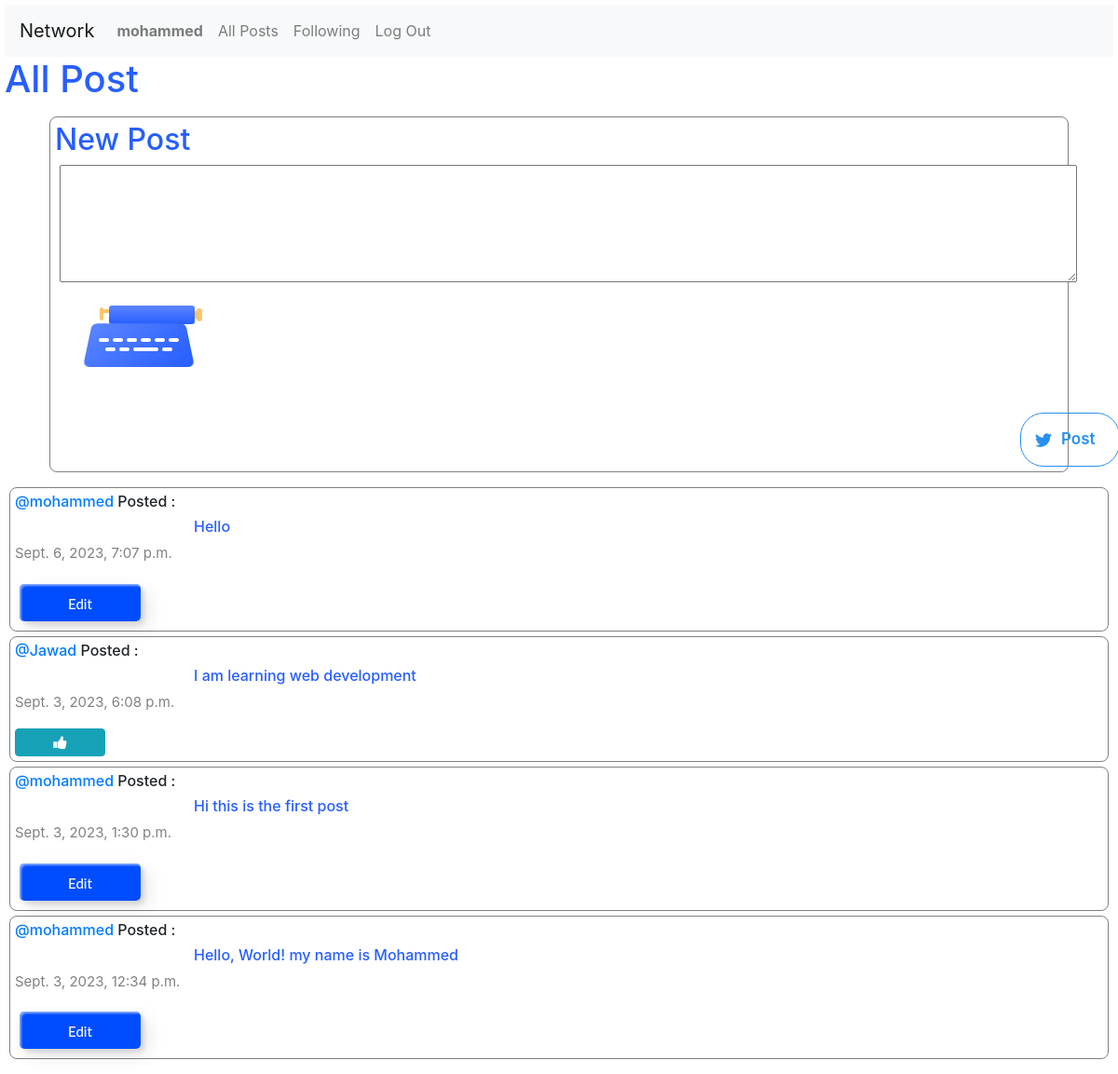
/ (signed in), run on the app's committed database.
### network/models.py (models this page shows, shortened)
class User(AbstractUser):
    pass

class Post(models.Model):
    user = models.ForeignKey(User , on_delete=models.CASCADE , related_name="userPosts")
    content = models.CharField(max_length=255)
    date = models.DateTimeField(auto_now_add=True)

### network/views.py (the view)
# urls.py: path("", views.index, name="index"),
def index(request):
    posts = Post.objects.all().order_by("id").reverse()
    paginator = Paginator(posts , 10)
    page_number = request.GET.get('page')
    page_posts = paginator.get_page(page_number)
    likes = Like.objects.all()
    likedWho = []
    try:
        for like in likes:
            if like.user.id == request.user.id:
                likedWho.append(like.post.id)
    except:
        likedWho = []
    return render(request, "network/index.html", {
        "posts":posts,
        "page_posts":page_posts,
        "likedWho" : likedWho
    })

### network/templates/network/index.html (shortened to what this page needs)
{% extends "network/layout.html" %}
{% block body %}
{% if user.is_authenticated %}
    <h1 id="blue">All Post</h1>
    <div id="Posts-Border" class="my-3 mx-5">
        <h2 id="blue">New Post</h2>
    <form action="{% url 'newPost' %}" method="POST">
        <div class="row" >
        <textarea name="content"  cols="130" rows="5"></textarea>
        <div class="typewriter">
            <div class="slide"><i></i></div>
            <div class="paper"></div>
            <div class="keyboard"></div>
        </div>
    </div>
        <br>
        <button class="post-button">
            <span>Post</span>
        </button>
    </form>
</div>
{% endif %}
        <div class="posts">
            {% for post in page_posts%}
                <div id="posts">
                    <h6> <a  style="text-decoration: none;" href="{% url 'profile' user_id=post.user.id %}">@{{post.user}}</a> Posted :</h6>
                    <h6 style="padding-left: 12rem; color: #275EFE;" id="content_{{post.id}}">{{post.content}}</h6>
                    <p id="date">{{post.date}}</p>
                    {% if user.is_authenticated %}
                        {% if user == post.user%}
                            <button class="custom-btn btn-2" data-toggle="modal" data-target = "#modal_edit_post_{{post.id}}">Edit</button>
                            {% else %}
                            {% if post.id in likedWho %}
                            <button id="{{post.id}}" class="btn btn-info fa fa-thumbs-down col-1" onclick="likeHandler({{post.id}}, {{likedWho}})"></button>
                            {% else %}
                            <button id="{{post.id}}"  class="btn btn-info fa fa-thumbs-up col-1"  onclick="likeHandler({{post.id}}, {{likedWho}})"></button>
                            {% endif %}
                        {% endif %}
                    {% endif %}
                </div>
            {% endfor %}
{% endblock %}

### network/templates/network/layout.html (shortened to what this page needs)
{% load static %}
<!DOCTYPE html>
<html lang="en">
    <head>
        <link rel="stylesheet" href="https://stackpath.bootstrapcdn.com/bootstrap/4.4.1/css/bootstrap.min.css">
        <link href="{% static 'network/styles.css' %}" rel="stylesheet">
        <link rel="stylesheet" href="https://cdnjs.cloudflare.com/ajax/libs/font-awesome/4.7.0/css/font-awesome.min.css">
    </body>
    </head>
    <body>
        <nav  class="navbar navbar-expand-lg navbar-light bg-light">
            <a  class="navbar-brand" href="{% url 'index' %}">Network</a>
            <div>
              <ul class="navbar-nav mr-auto">
                {% if user.is_authenticated %}
                    <li class="nav-item">
                        <a class="nav-link" href="{% url 'profile' user_id=user.id %}"><strong>{{ user.username }}</strong></a>
                    </li>
                {% endif %}
                <li class="nav-item">
                  <a class="nav-link" href="{% url 'index' %}">All Posts</a>
                </li>
                {% if user.is_authenticated %}
                    <li class="nav-item">
                        <a class="nav-link" href="{% url 'following' %}">Following</a>
                    </li>
                    <li class="nav-item">
                        <a class="nav-link" href="{% url 'logout' %}">Log Out</a>
                    </li>
                {% endif %}
              </ul>
            </div>
          </nav>
        <div class="body">
            {% block body %}
            {% endblock %}
        </div>
    </body>
</html>

### network/static/network/styles.css (style rules this page uses)
body { margin: 5px; }
#Posts-Border , #posts { border: 1px solid gray; padding: 5px; border-radius: 8px; margin: 5px; }
#date { color: gray; font-size: 15px; }
#blue { color:#275EFE ; }
form { padding-left: 20px; }
.typewriter { --blue: #5C86FF; --blue-dark: #275EFE; --key: #fff; --paper: #EEF0FD; --text: #D3D4EC; --tool: #FBC56C; --duration: 3s; position: relative; -webkit-animation: bounce05 var(--duration) linear infinite; animation: bounce05 var(--duration) linear infinite; margin: 25px; }
.typewriter .slide { width: 92px; height: 20px; border-radius: 3px; margin-left: 14px; transform: translateX(14px); background: linear-gradient(var(--blue), var(--blue-dark)); -webkit-animation: slide05 var(--duration) ease infinite; animation: slide05 var(--duration) ease infinite; }
.typewriter .slide:before, .typewriter .slide:after, .typewriter .slide i:before { content: ""; position: absolute; background: var(--tool); }
.typewriter .slide:before { width: 2px; height: 8px; top: 6px; left: 100%; }
.typewriter .slide:after { left: 94px; top: 3px; height: 14px; width: 6px; border-radius: 3px; }
.typewriter .slide i { display: block; position: absolute; right: 100%; width: 6px; height: 4px; top: 4px; background: var(--tool); }
.typewriter .slide i:before { right: 100%; top: -2px; width: 4px; border-radius: 2px; height: 14px; }
.typewriter .paper { position: absolute; left: 24px; top: -26px; width: 40px; height: 46px; border-radius: 5px; background: var(--paper); transform: translateY(46px); -webkit-animation: paper05 var(--duration) linear infinite; animation: paper05 var(--duration) linear infinite; }
.typewriter .paper:before { content: ""; position: absolute; left: 6px; right: 6px; top: 7px; border-radius: 2px; height: 4px; transform: scaleY(0.8); background: var(--text); box-shadow: 0 12px 0 var(--text), 0 24px 0 var(--text), 0 36px 0 var(--text); }
.typewriter .keyboard { width: 120px; height: 56px; margin-top: -10px; z-index: 1; position: relative; }
.typewriter .keyboard:before, .typewriter .keyboard:after { content: ""; position: absolute; }
.typewriter .keyboard:before { top: 0; left: 0; right: 0; bottom: 0; border-radius: 7px; background: linear-gradient(135deg, var(--blue), var(--blue-dark)); transform: perspective(10px) rotateX(2deg); transform-origin: 50% 100%; }
.typewriter .keyboard:after { left: 2px; top: 25px; width: 11px; height: 4px; border-radius: 2px; box-shadow: 15px 0 0 var(--key), 30px 0 0 var(--key), 45px 0 0 var(--key), 60px 0 0 var(--key), 75px 0 0 var(--key), 90px 0 0 var(--key), 22px 10px 0 var(--key), 37px 10px 0 var(--key), 52px 10px 0 var(--key), 60px 10px 0 var(--key), 68px 10px 0 var(--key), 83px 10px 0 var(--key); -webkit-animation: keyboard05 var(--duration) linear infinite; animation: keyboard05 var(--duration) linear infinite; }
.post-button { background: transparent; position: relative; padding: 5px 15px; display: flex; align-items: center; font-size: 17px; font-weight: 600; text-decoration: none; cursor: pointer; border: 1px solid rgb(40, 144, 241); border-radius: 25px; outline: none; overflow: hidden; color: rgb(40, 144, 241); transition: color 0.3s 0.1s ease-out; text-align: center; margin-left: 63.5rem; }
.post-button span { margin: 10px; }
.post-button::before { position: absolute; top: 0; left: 0; right: 0; bottom: 0; margin: auto; content: ''; border-radius: 50%; display: block; width: 20em; height: 20em; left: -5em; text-align: center; transition: box-shadow 0.5s ease-out; z-index: -1; }
.custom-btn { width: 130px; height: 40px; color: #fff; border-radius: 5px; padding: 10px 25px; font-family: 'Lato', sans-serif; font-weight: 500; background: transparent; cursor: pointer; transition: all 0.3s ease; position: relative; display: inline-block; box-shadow: inset 2px 2px 2px 0px rgba(255,255,255,.5), 7px 7px 20px 0px rgba(0,0,0,.1), 4px 4px 5px 0px rgba(0,0,0,.1); outline: none; font-size: 15px; margin:5px; }
.btn-2 { background: #004dff; background: linear-gradient(0deg, #004dff 0%, #004dff 100%); border: none; }
.btn-2:before { height: 0%; width: 2px; }

### data on the page
User: username "mohammed"
Post: user "mohammed", content "Hello", date "Sept. 6, 2023, 7:07 p.m."
Post: user "Jawad", content "I am learning web development", date "Sept. 3, 2023, 6:08 p.m."
Post: user "mohammed", content "Hi this is the first post", date "Sept. 3, 2023, 1:30 p.m."
Post: user "mohammed", content "Hello, World! my name is Mohammed", date "Sept. 3, 2023, 12:34 p.m."
